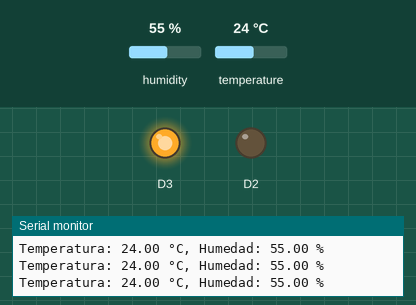
Recording of a sketch running on a simulated ESP8266 (NodeMCU). Parts: output pins drawn as LEDs (lit = HIGH), the last lines printed to the serial monitor. Dashed ring = blinking. The inputs (shaded band) are chosen by the test bench; at power-on: temperature 24 °C, humidity 55 %.

Above: at 3.3 s.
3.4 s: temperature set to 33 °C
At 4.9 s:
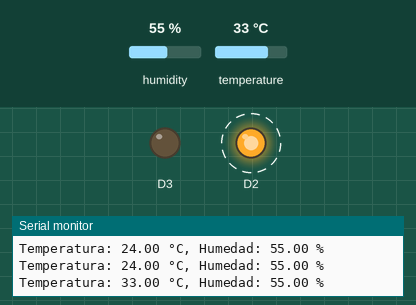
9.5 s: temperature set to 30 °C
At 10.5 s:
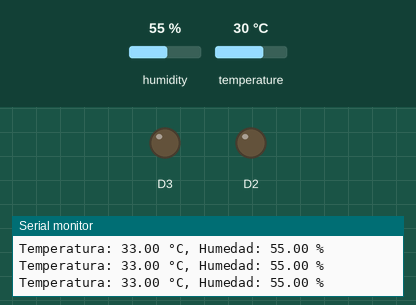
12.3 s: temperature set to 12 °C
At 13.3 s:
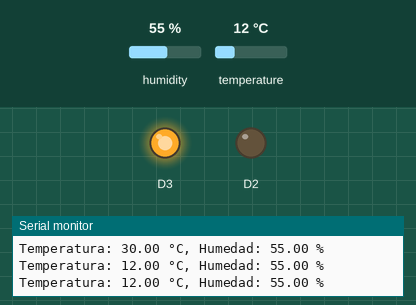
15.1 s: temperature set to 28 °C
At 18.2 s:
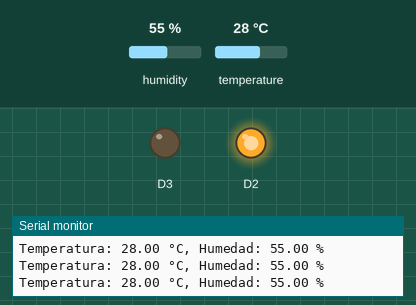
Timing chart, 0 to 19.2 s (numbered marks = the images above; inputs shaded):
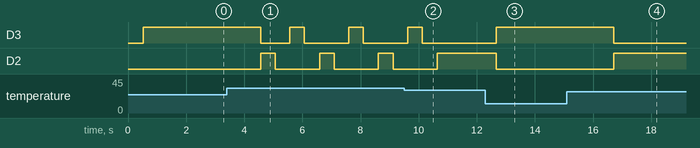

Measured:
- the behaviour switches between 32 and 31 °C on temperature (found by bisection; images 1 and 2)
- after the input at 3.4 s, D3: goes LOW 1.0 s, HIGH 0.50 s, LOW 1.5 s, HIGH 0.50 s, then LOW, starting after 1.2 s; D2: alternates HIGH for 0.50 s and LOW for 1.5 s, starting after 1.2 s
- after the input at 9.5 s, D3: goes on until 10.1 s, then stays LOW; D2: goes on until 10.6 s, then stays HIGH
- after the input at 12.3 s, D3: LOW → HIGH after 0.37 s; D2: HIGH → LOW after 0.37 s
- after the input at 15.1 s, D3: HIGH → LOW after 1.6 s; D2: LOW → HIGH after 1.6 s

The sketch:

Temperatura_y_Humedad_LEDS.ino
```cpp
#include <DHT.h>

#define DHTPIN D4
#define DHTTYPE DHT11

DHT dht(DHTPIN, DHTTYPE);

void setup()
{
  pinMode (D3, OUTPUT);
  pinMode (D2, OUTPUT);
  Serial.begin(115200);
  dht.begin();
}

void loop() {
  delay(500);

  float temperature = dht.readTemperature();
  float humidity = dht.readHumidity();

  Serial.print("Temperatura: ");
  Serial.print(temperature);
  Serial.print(" °C, Humedad: ");
  Serial.print(humidity);
  Serial.println(" %");
  if (temperature < 26.00){
  digitalWrite (D3, HIGH);
  }
  else {
  digitalWrite (D3, LOW);
  }
  if (temperature > 26.00){
  digitalWrite (D2, HIGH);
  }
  else {
  digitalWrite (D2, LOW);
  }
  if (temperature > 31.00){
  digitalWrite (D2, HIGH);
  delay(500);
  digitalWrite (D2, LOW);
  delay(500);
  digitalWrite (D3, HIGH);
  delay(500);
  digitalWrite (D3, LOW);
  }
}
```
